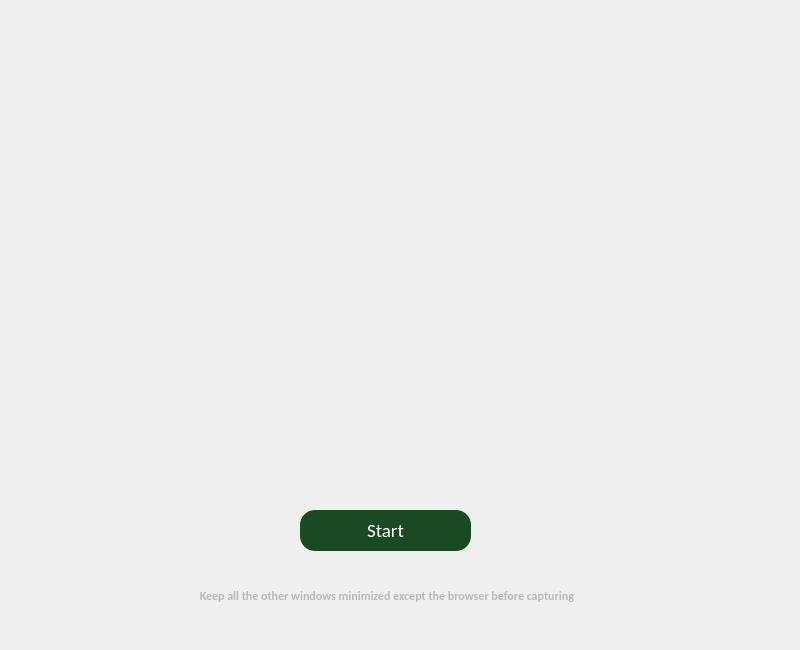
<?xml version="1.0" encoding="UTF-8"?>
<ui version="4.0">
 <class>CVAS</class>
 <widget class="QMainWindow" name="CVAS">
  <property name="enabled">
   <bool>true</bool>
  </property>
  <property name="geometry">
   <rect>
    <x>0</x>
    <y>0</y>
    <width>800</width>
    <height>650</height>
   </rect>
  </property>
  <property name="sizePolicy">
   <sizepolicy hsizetype="Maximum" vsizetype="Maximum">
    <horstretch>0</horstretch>
    <verstretch>0</verstretch>
   </sizepolicy>
  </property>
  <property name="minimumSize">
   <size>
    <width>800</width>
    <height>650</height>
   </size>
  </property>
  <property name="maximumSize">
   <size>
    <width>800</width>
    <height>650</height>
   </size>
  </property>
  <property name="palette">
   <palette>
    <active/>
    <inactive/>
    <disabled/>
   </palette>
  </property>
  <property name="windowTitle">
   <string>CVAS</string>
  </property>
  <property name="windowIcon">
   <iconset>
    <normaloff>icon.png</normaloff>icon.png</iconset>
  </property>
  <property name="styleSheet">
   <string notr="true"/>
  </property>
  <widget class="QWidget" name="centralwidget">
   <widget class="QLabel" name="bgimage">
    <property name="geometry">
     <rect>
      <x>0</x>
      <y>-30</y>
      <width>811</width>
      <height>671</height>
     </rect>
    </property>
    <property name="text">
     <string/>
    </property>
    <property name="pixmap">
     <pixmap>../../../../../Desktop/bg.jpg</pixmap>
    </property>
   </widget>
   <widget class="QPushButton" name="capture">
    <property name="geometry">
     <rect>
      <x>300</x>
      <y>510</y>
      <width>171</width>
      <height>41</height>
     </rect>
    </property>
    <property name="sizePolicy">
     <sizepolicy hsizetype="Minimum" vsizetype="Preferred">
      <horstretch>0</horstretch>
      <verstretch>0</verstretch>
     </sizepolicy>
    </property>
    <property name="palette">
     <palette>
      <active>
       <colorrole role="WindowText">
        <brush brushstyle="SolidPattern">
         <color alpha="255">
          <red>255</red>
          <green>255</green>
          <blue>255</blue>
         </color>
        </brush>
       </colorrole>
       <colorrole role="Button">
        <brush brushstyle="SolidPattern">
         <color alpha="255">
          <red>25</red>
          <green>74</green>
          <blue>36</blue>
         </color>
        </brush>
       </colorrole>
       <colorrole role="Light">
        <brush brushstyle="SolidPattern">
         <color alpha="255">
          <red>255</red>
          <green>255</green>
          <blue>255</blue>
         </color>
        </brush>
       </colorrole>
       <colorrole role="Midlight">
        <brush brushstyle="SolidPattern">
         <color alpha="255">
          <red>255</red>
          <green>255</green>
          <blue>255</blue>
         </color>
        </brush>
       </colorrole>
       <colorrole role="Dark">
        <brush brushstyle="SolidPattern">
         <color alpha="255">
          <red>127</red>
          <green>127</green>
          <blue>127</blue>
         </color>
        </brush>
       </colorrole>
       <colorrole role="Mid">
        <brush brushstyle="SolidPattern">
         <color alpha="255">
          <red>170</red>
          <green>170</green>
          <blue>170</blue>
         </color>
        </brush>
       </colorrole>
       <colorrole role="Text">
        <brush brushstyle="SolidPattern">
         <color alpha="255">
          <red>255</red>
          <green>255</green>
          <blue>255</blue>
         </color>
        </brush>
       </colorrole>
       <colorrole role="BrightText">
        <brush brushstyle="SolidPattern">
         <color alpha="255">
          <red>255</red>
          <green>255</green>
          <blue>255</blue>
         </color>
        </brush>
       </colorrole>
       <colorrole role="ButtonText">
        <brush brushstyle="SolidPattern">
         <color alpha="255">
          <red>255</red>
          <green>255</green>
          <blue>255</blue>
         </color>
        </brush>
       </colorrole>
       <colorrole role="Base">
        <brush brushstyle="SolidPattern">
         <color alpha="255">
          <red>25</red>
          <green>74</green>
          <blue>36</blue>
         </color>
        </brush>
       </colorrole>
       <colorrole role="Window">
        <brush brushstyle="SolidPattern">
         <color alpha="255">
          <red>25</red>
          <green>74</green>
          <blue>36</blue>
         </color>
        </brush>
       </colorrole>
       <colorrole role="Shadow">
        <brush brushstyle="SolidPattern">
         <color alpha="255">
          <red>0</red>
          <green>0</green>
          <blue>0</blue>
         </color>
        </brush>
       </colorrole>
       <colorrole role="AlternateBase">
        <brush brushstyle="SolidPattern">
         <color alpha="255">
          <red>255</red>
          <green>255</green>
          <blue>255</blue>
         </color>
        </brush>
       </colorrole>
       <colorrole role="ToolTipBase">
        <brush brushstyle="SolidPattern">
         <color alpha="255">
          <red>255</red>
          <green>255</green>
          <blue>220</blue>
         </color>
        </brush>
       </colorrole>
       <colorrole role="ToolTipText">
        <brush brushstyle="SolidPattern">
         <color alpha="255">
          <red>0</red>
          <green>0</green>
          <blue>0</blue>
         </color>
        </brush>
       </colorrole>
       <colorrole role="PlaceholderText">
        <brush brushstyle="SolidPattern">
         <color alpha="128">
          <red>0</red>
          <green>0</green>
          <blue>0</blue>
         </color>
        </brush>
       </colorrole>
      </active>
      <inactive>
       <colorrole role="WindowText">
        <brush brushstyle="SolidPattern">
         <color alpha="255">
          <red>255</red>
          <green>255</green>
          <blue>255</blue>
         </color>
        </brush>
       </colorrole>
       <colorrole role="Button">
        <brush brushstyle="SolidPattern">
         <color alpha="255">
          <red>25</red>
          <green>74</green>
          <blue>36</blue>
         </color>
        </brush>
       </colorrole>
       <colorrole role="Light">
        <brush brushstyle="SolidPattern">
         <color alpha="255">
          <red>255</red>
          <green>255</green>
          <blue>255</blue>
         </color>
        </brush>
       </colorrole>
       <colorrole role="Midlight">
        <brush brushstyle="SolidPattern">
         <color alpha="255">
          <red>255</red>
          <green>255</green>
          <blue>255</blue>
         </color>
        </brush>
       </colorrole>
       <colorrole role="Dark">
        <brush brushstyle="SolidPattern">
         <color alpha="255">
          <red>127</red>
          <green>127</green>
          <blue>127</blue>
         </color>
        </brush>
       </colorrole>
       <colorrole role="Mid">
        <brush brushstyle="SolidPattern">
         <color alpha="255">
          <red>170</red>
          <green>170</green>
          <blue>170</blue>
         </color>
        </brush>
       </colorrole>
       <colorrole role="Text">
        <brush brushstyle="SolidPattern">
         <color alpha="255">
          <red>255</red>
          <green>255</green>
          <blue>255</blue>
         </color>
        </brush>
       </colorrole>
       <colorrole role="BrightText">
        <brush brushstyle="SolidPattern">
         <color alpha="255">
          <red>255</red>
          <green>255</green>
          <blue>255</blue>
         </color>
        </brush>
       </colorrole>
       <colorrole role="ButtonText">
        <brush brushstyle="SolidPattern">
         <color alpha="255">
          <red>255</red>
          <green>255</green>
          <blue>255</blue>
         </color>
        </brush>
       </colorrole>
       <colorrole role="Base">
        <brush brushstyle="SolidPattern">
         <color alpha="255">
          <red>25</red>
          <green>74</green>
          <blue>36</blue>
         </color>
        </brush>
       </colorrole>
       <colorrole role="Window">
        <brush brushstyle="SolidPattern">
         <color alpha="255">
          <red>25</red>
          <green>74</green>
          <blue>36</blue>
         </color>
        </brush>
       </colorrole>
       <colorrole role="Shadow">
        <brush brushstyle="SolidPattern">
         <color alpha="255">
          <red>0</red>
          <green>0</green>
          <blue>0</blue>
         </color>
        </brush>
       </colorrole>
       <colorrole role="AlternateBase">
        <brush brushstyle="SolidPattern">
         <color alpha="255">
          <red>255</red>
          <green>255</green>
          <blue>255</blue>
         </color>
        </brush>
       </colorrole>
       <colorrole role="ToolTipBase">
        <brush brushstyle="SolidPattern">
         <color alpha="255">
          <red>255</red>
          <green>255</green>
          <blue>220</blue>
         </color>
        </brush>
       </colorrole>
       <colorrole role="ToolTipText">
        <brush brushstyle="SolidPattern">
         <color alpha="255">
          <red>0</red>
          <green>0</green>
          <blue>0</blue>
         </color>
        </brush>
       </colorrole>
       <colorrole role="PlaceholderText">
        <brush brushstyle="SolidPattern">
         <color alpha="128">
          <red>0</red>
          <green>0</green>
          <blue>0</blue>
         </color>
        </brush>
       </colorrole>
      </inactive>
      <disabled>
       <colorrole role="WindowText">
        <brush brushstyle="SolidPattern">
         <color alpha="255">
          <red>255</red>
          <green>255</green>
          <blue>255</blue>
         </color>
        </brush>
       </colorrole>
       <colorrole role="Button">
        <brush brushstyle="SolidPattern">
         <color alpha="255">
          <red>25</red>
          <green>74</green>
          <blue>36</blue>
         </color>
        </brush>
       </colorrole>
       <colorrole role="Light">
        <brush brushstyle="SolidPattern">
         <color alpha="255">
          <red>255</red>
          <green>255</green>
          <blue>255</blue>
         </color>
        </brush>
       </colorrole>
       <colorrole role="Midlight">
        <brush brushstyle="SolidPattern">
         <color alpha="255">
          <red>255</red>
          <green>255</green>
          <blue>255</blue>
         </color>
        </brush>
       </colorrole>
       <colorrole role="Dark">
        <brush brushstyle="SolidPattern">
         <color alpha="255">
          <red>127</red>
          <green>127</green>
          <blue>127</blue>
         </color>
        </brush>
       </colorrole>
       <colorrole role="Mid">
        <brush brushstyle="SolidPattern">
         <color alpha="255">
          <red>170</red>
          <green>170</green>
          <blue>170</blue>
         </color>
        </brush>
       </colorrole>
       <colorrole role="Text">
        <brush brushstyle="SolidPattern">
         <color alpha="255">
          <red>255</red>
          <green>255</green>
          <blue>255</blue>
         </color>
        </brush>
       </colorrole>
       <colorrole role="BrightText">
        <brush brushstyle="SolidPattern">
         <color alpha="255">
          <red>255</red>
          <green>255</green>
          <blue>255</blue>
         </color>
        </brush>
       </colorrole>
       <colorrole role="ButtonText">
        <brush brushstyle="SolidPattern">
         <color alpha="255">
          <red>255</red>
          <green>255</green>
          <blue>255</blue>
         </color>
        </brush>
       </colorrole>
       <colorrole role="Base">
        <brush brushstyle="SolidPattern">
         <color alpha="255">
          <red>25</red>
          <green>74</green>
          <blue>36</blue>
         </color>
        </brush>
       </colorrole>
       <colorrole role="Window">
        <brush brushstyle="SolidPattern">
         <color alpha="255">
          <red>25</red>
          <green>74</green>
          <blue>36</blue>
         </color>
        </brush>
       </colorrole>
       <colorrole role="Shadow">
        <brush brushstyle="SolidPattern">
         <color alpha="255">
          <red>0</red>
          <green>0</green>
          <blue>0</blue>
         </color>
        </brush>
       </colorrole>
       <colorrole role="AlternateBase">
        <brush brushstyle="SolidPattern">
         <color alpha="255">
          <red>255</red>
          <green>255</green>
          <blue>255</blue>
         </color>
        </brush>
       </colorrole>
       <colorrole role="ToolTipBase">
        <brush brushstyle="SolidPattern">
         <color alpha="255">
          <red>255</red>
          <green>255</green>
          <blue>220</blue>
         </color>
        </brush>
       </colorrole>
       <colorrole role="ToolTipText">
        <brush brushstyle="SolidPattern">
         <color alpha="255">
          <red>0</red>
          <green>0</green>
          <blue>0</blue>
         </color>
        </brush>
       </colorrole>
       <colorrole role="PlaceholderText">
        <brush brushstyle="SolidPattern">
         <color alpha="128">
          <red>0</red>
          <green>0</green>
          <blue>0</blue>
         </color>
        </brush>
       </colorrole>
      </disabled>
     </palette>
    </property>
    <property name="font">
     <font>
      <family>Calibri</family>
      <pointsize>14</pointsize>
     </font>
    </property>
    <property name="mouseTracking">
     <bool>false</bool>
    </property>
    <property name="tabletTracking">
     <bool>false</bool>
    </property>
    <property name="focusPolicy">
     <enum>Qt::StrongFocus</enum>
    </property>
    <property name="autoFillBackground">
     <bool>false</bool>
    </property>
    <property name="styleSheet">
     <string notr="true">QPushButton#capture:!hover
{
 border-radius: 15px;
 background:rgb(25, 74, 36);
 color:white;
}
QPushButton#capture:hover
{
 border-radius: 15px;
 background:rgb(40, 121, 59);
 color:white;
}

</string>
    </property>
    <property name="text">
     <string>Start</string>
    </property>
    <property name="checkable">
     <bool>false</bool>
    </property>
    <property name="autoDefault">
     <bool>false</bool>
    </property>
    <property name="default">
     <bool>false</bool>
    </property>
    <property name="flat">
     <bool>false</bool>
    </property>
   </widget>
   <widget class="QLabel" name="status">
    <property name="geometry">
     <rect>
      <x>100</x>
      <y>350</y>
      <width>581</width>
      <height>81</height>
     </rect>
    </property>
    <property name="font">
     <font>
      <pointsize>12</pointsize>
      <underline>false</underline>
     </font>
    </property>
    <property name="layoutDirection">
     <enum>Qt::LeftToRight</enum>
    </property>
    <property name="styleSheet">
     <string notr="true">color:rgb(170, 255, 255);</string>
    </property>
    <property name="text">
     <string/>
    </property>
    <property name="alignment">
     <set>Qt::AlignCenter</set>
    </property>
    <property name="wordWrap">
     <bool>false</bool>
    </property>
    <property name="margin">
     <number>0</number>
    </property>
   </widget>
   <widget class="QLabel" name="advice">
    <property name="geometry">
     <rect>
      <x>80</x>
      <y>570</y>
      <width>611</width>
      <height>51</height>
     </rect>
    </property>
    <property name="sizePolicy">
     <sizepolicy hsizetype="Maximum" vsizetype="Maximum">
      <horstretch>0</horstretch>
      <verstretch>0</verstretch>
     </sizepolicy>
    </property>
    <property name="font">
     <font>
      <family>Calibri</family>
      <pointsize>9</pointsize>
      <weight>75</weight>
      <bold>true</bold>
      <underline>false</underline>
     </font>
    </property>
    <property name="layoutDirection">
     <enum>Qt::LeftToRight</enum>
    </property>
    <property name="styleSheet">
     <string notr="true">color:rgb(185, 185, 185);</string>
    </property>
    <property name="text">
     <string> Keep all the other windows minimized except the browser before capturing</string>
    </property>
    <property name="alignment">
     <set>Qt::AlignCenter</set>
    </property>
    <property name="wordWrap">
     <bool>false</bool>
    </property>
    <property name="margin">
     <number>0</number>
    </property>
   </widget>
  </widget>
 </widget>
 <resources/>
 <connections/>
</ui>
